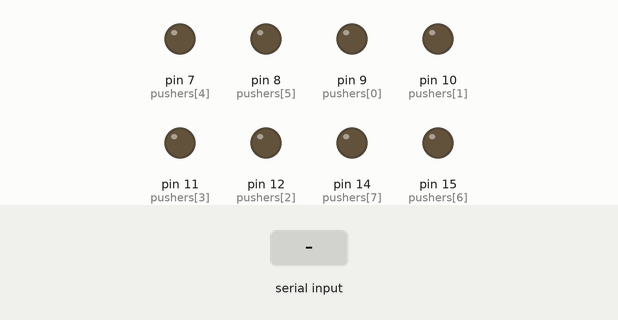
Bench run of a sketch on a simulated Arduino Uno, built with avr-gcc and run on an emulated ATmega328P. On the bench: output pins drawn as LEDs (lit = HIGH). Inputs (shaded band) come from the test bench. What the sketch prints to the serial monitor is not drawn.

Above: at 1.2 s.
1.3 s: "90 45 200\n" received over Serial
At 2.0 s:
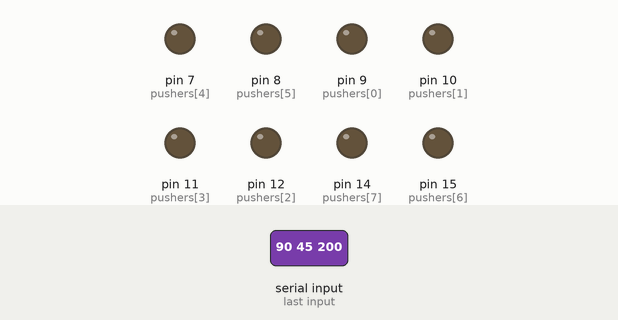
2.8 s: "90 45\n" received over Serial
At 4.0 s:
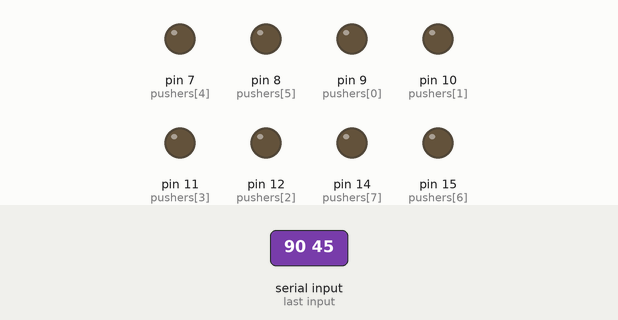
4.3 s: "5\n" received over Serial
At 5.4 s:
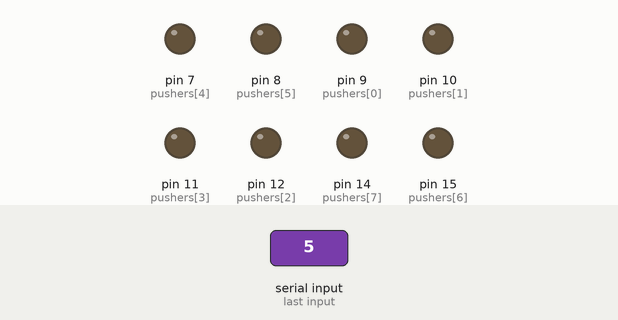
Timing chart, 0 to 7.3 s (numbered marks = the images above; inputs shaded):
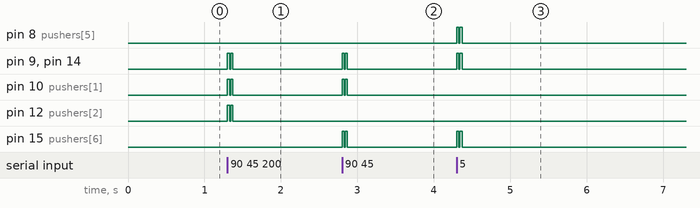

Measured:
- after the input at 1.3 s, pin 9 (pushers[0]), pin 10 (pushers[1]), pin 12 (pushers[2]), pin 14 (pushers[7]): alternates HIGH for 0.03 s and LOW for 0.01 s, 4 changes in all, then stays LOW, starting at once
- after the input at 2.8 s, pin 9 (pushers[0]), pin 10 (pushers[1]), pin 14 (pushers[7]), pin 15 (pushers[6]): alternates HIGH for 0.03 s and LOW for 0.01 s, 4 changes in all, then stays LOW, starting at once
- after the input at 4.3 s, pin 8 (pushers[5]), pin 9 (pushers[0]), pin 14 (pushers[7]), pin 15 (pushers[6]): alternates HIGH for 0.03 s and LOW for 0.01 s, 4 changes in all, then stays LOW, starting at once

The sketch:

pusher.ino
```cpp
const int pushers[8] = {9, 10, 12, 11, 7, 8, 15, 14};
//const int pushers[8] = {9, 10, 11, 12, 15, 14, 7, 8};
char buf[30];
int idx = 0;
long data[4];

void push(int sol0, int sol1, int sol2, int sol3) {
  for (int i = 0; i < 2; i++) {
    if (sol0) {
      digitalWrite(pushers[0], HIGH);
    } else {
      digitalWrite(pushers[4], HIGH);
    }
    if (sol1) {
      digitalWrite(pushers[1], HIGH);
    } else {
      digitalWrite(pushers[5], HIGH);
    }
    if (sol2) {
      digitalWrite(pushers[2], HIGH);
    } else {
      digitalWrite(pushers[6], HIGH);
    }
    if (sol3) {
      digitalWrite(pushers[3], HIGH);
    } else {
      digitalWrite(pushers[7], HIGH);
    }
    delay(30);
    for (int j = 0; j < 8; j++)
      digitalWrite(pushers[j], LOW);
    delay(10);
  }
}

void setup() {
  for (int i = 0; i < 8; i++)
    pinMode(pushers[i], OUTPUT);
  Serial.begin(115200);
  Serial.println("begin");
}

void loop() {
  while (1) {
    if (Serial.available()) {
      buf[idx] = Serial.read();
      if (buf[idx] == '\n') {
        buf[idx] = '\0';
        data[0] = atoi(strtok(buf, " "));
        for (int i = 1; i < 4; i++)
          data[i] = atoi(strtok(NULL, " "));
        push(data[0], data[1], data[2], data[3]);
        idx = 0;
      }
      else {
        idx++;
      }
    }
  }
}
```
